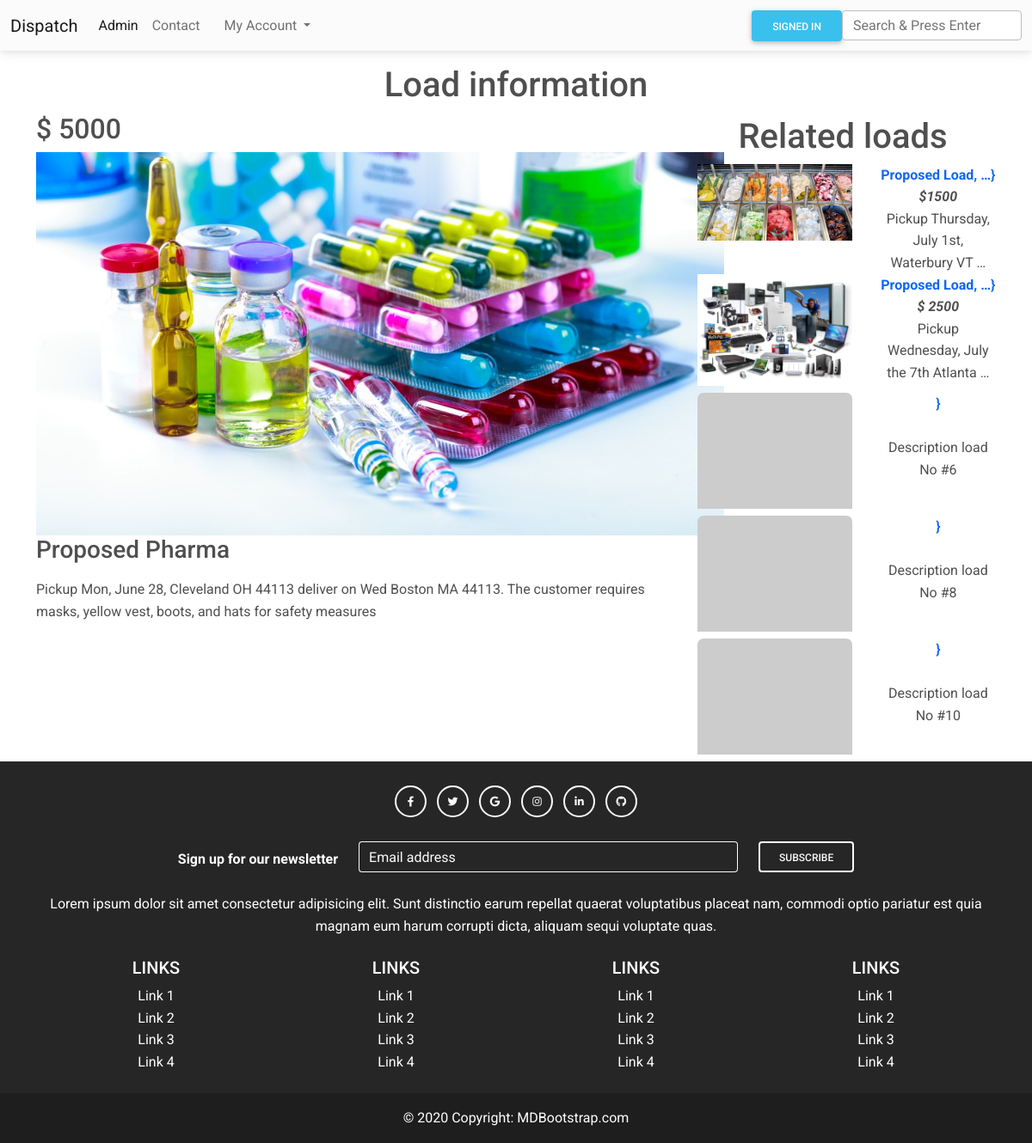
The app's page /load/2 with its own data.
### blog/models.py (models this page shows, shortened)
class Load(models.Model):
    price = models.CharField(max_length=20)
    title = models.CharField(max_length=50)
    category = models.ForeignKey(Category, on_delete=models.CASCADE)
    desc = models.TextField()
    image = models.ImageField()
    created_at = models.DateTimeField(auto_now_add=True)
    update_at = models.DateTimeField(auto_now = True)

### blog/views.py (the view)
# urls.py: path('load/<int:id_load>', detail, name="detail" ),
def detail(request, id_load):
    load=Load.objects.get(id=id_load)
    category = load.category
    loads_in_relation = Load.objects.filter(category =  category)[:6]
    return render(request, 'detail.html', {"load": load, "lir": loads_in_relation})

### blog/templates/detail.html
{% extends 'base.html' %}
{% load static  %}
{% block content %}
<h1 class="text-center mt-3">Load information</h1>
<div class="container">
    <div class="row">
        <div class="col-md-8">
            <h2>{{load.price}} </h2>
            <img src="{{load.image.url}}" alt="load-logo" style="max-width: 800px;">
            <h3>{{load.title}}</h3>
            <p class="mb-5 mt-3">{{load.desc}}</p>
        </div>
        <div class="col-md-4 text-center mt-1">
            <h1>Related loads</h1>
            <div class="row">
                {% for lds in lir %}
                {% if lds.id != load.id %}
                <div class="col-md-7 mb-2">
                    {% if lds.image != "http://default" %}
                    <a href="{% url 'detail' lds.id %}"><img src="{{lds.image.url}}" alt="Card image cap" style="max-width: 180px;" /></a>
                    {% else %}
                    <img class="card-img-top" src="https://via.placeholder.com/400x300" alt="Card image cap"
                        style="max-width: 180px;" />
                    {% endif %}
                </div>
                <div class="col-5">
                    <a href="{% url 'detail' lds.id %}"><strong> {{lds.title |truncatewords:2}}} </strong> <br></a>
                    <strong><em>{{lds.price}}</em> <br></strong>
                    {{lds.desc |truncatewords:6}}
                </div>
                {% endif %}
                {% endfor %}
            </div>
        </div>
    </div>
</div>
{% endblock %}

### records on screen
Load: price "$ 5000", image (picture), title "Proposed Pharma", desc "Pickup Mon, June 28, Cleveland OH 44113 deliver on Wed Boston MA 44113. The customer requires masks, yellow vest, boots, and hats for safety measures"
Load: image (picture), title "Proposed Load, …", price "$1500", desc "Pickup Thursday, July 1st, Waterbury VT …"
Load: image (picture), title "Proposed Load, …", price "$ 2500", desc "Pickup Wednesday, July the 7th Atlanta …"
Load: desc "Description load No #6"
Load: desc "Description load No #8"
Load: desc "Description load No #10"
